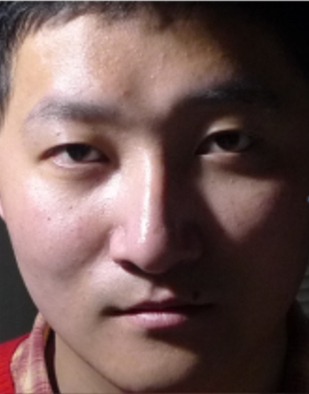
#> input picture process/darkFace.png, 309 x 394 px
$ python lightCompensation.py
#> lines starting #> are read from the running program, lines starting #| are printed output that depends on the picture
#> further down, image is the input picture: shape (394, 309, 3); mean B, G, R 84.4, 87.7, 112.5
# [75 lines of commented-out code are left out]


import cv2
import numpy as np

def light_compensation(image, block_size, alpha=1.0, beta=0.0):
    # 分离 BGR 通道
#> called with block_size = 16, alpha = 0.5, beta = 10
    b, g, r = cv2.split(image)
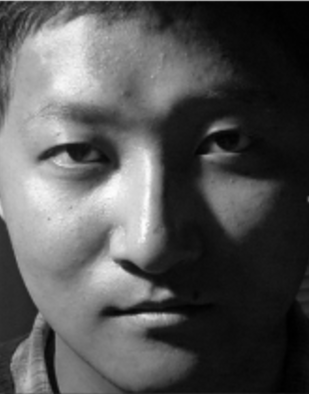
#> b: shape (394, 309); min 0, max 253, mean 84.4
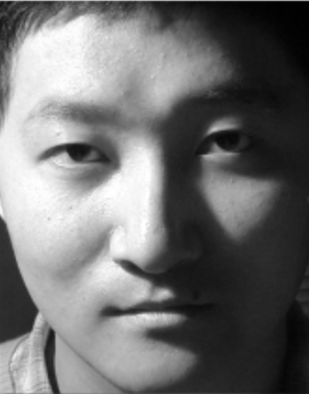
#> r: shape (394, 309); min 0, max 255, mean 112.5

    # 对每个通道进行处理
    b = process_channel(b, block_size, alpha, beta)
    g = process_channel(g, block_size, alpha, beta)
    r = process_channel(r, block_size, alpha, beta)

    # 合并处理后的通道
    compensated_image = cv2.merge((b, g, r))

    return compensated_image

def process_channel(channel, block_size, alpha, beta):
    # 计算图像的平均灰度值
#> called with block_size = 16, alpha = 0.5, beta = 10
    average = np.mean(channel)
#> average = 84.43

    # 计算新的行列数
    rows_new = int(np.ceil(channel.shape[0] / block_size))
#> rows_new = 25
    cols_new = int(np.ceil(channel.shape[1] / block_size))
#> cols_new = 20

    # 初始化子块亮度矩阵
    block_image = np.zeros((rows_new, cols_new), dtype=np.float32)

    # 遍历子块并计算每个子块的平均灰度值
    for i in range(rows_new):
        for j in range(cols_new):
            row_min = i * block_size
            row_max = min((i + 1) * block_size, channel.shape[0])
            col_min = j * block_size
            col_max = min((j + 1) * block_size, channel.shape[1])

            image_roi = channel[row_min:row_max, col_min:col_max]
            temaver = np.mean(image_roi)
            block_image[i, j] = temaver

    # 计算子块的亮度差值矩阵
    block_image = block_image - average

    # 将差值矩阵差值成与原图一样大小的亮度分布矩阵
    block_image_resized = cv2.resize(block_image, (channel.shape[1], channel.shape[0]), interpolation=cv2.INTER_CUBIC)

    # 计算矫正后的图像
    channel_float = channel.astype(np.float32)
    dst = channel_float - alpha * block_image_resized + beta
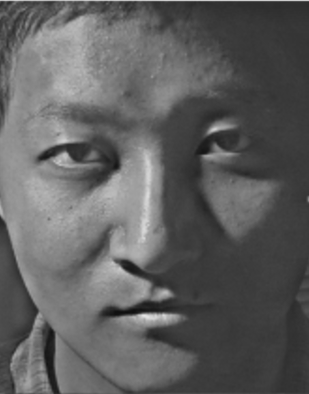
#> dst: shape (394, 309) float32; min 15.54, max 228.7, mean 95.8
    dst = np.clip(dst, 0, 255)  # 限制像素值在0-255之间
    dst = dst.astype(np.uint8)

    return dst

def invoke(img):
    return light_compensation(img, 16, 0.4, 10.0)

if __name__ == '__main__':
    image = cv2.imread('darkFace.png')
    block_size = 16  # 你可以根据需要调整块大小
    alpha = 0.5  # 调整补偿强度
    beta = 10.0  # 调整亮度偏移
    compensated_image = light_compensation(image, block_size, alpha, beta)
#> call 2 of process_channel, with block_size = 16, alpha = 0.5, beta = 10
#> in process_channel (call 2), `average = np.mean(channel)`: average = 87.72
#> in process_channel (call 2), `block_image = block_image - average`:
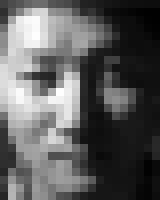
#> block_image: shape (25, 20) float32 (shown 8 times larger); min -86.79, max 143.7, mean -2.9; drawn with min black and max white
#> call 3 of process_channel, with block_size = 16, alpha = 0.5, beta = 10
#> in process_channel (call 3), `average = np.mean(channel)`: average = 112.5
#> in process_channel (call 3), `block_image_resized = cv2.resize(block_image, (channel.shape[1], chann..`:
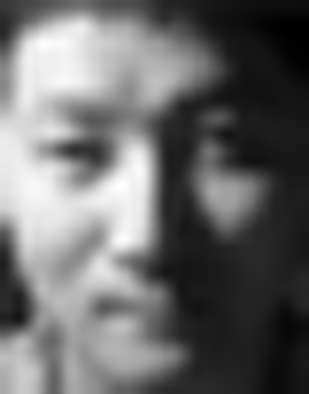
#> block_image_resized: shape (394, 309) float32; min -112.2, max 147.3, mean -3.4; drawn with min black and max white
#> in process_channel (call 3), `dst = channel_float - alpha * block_image_resized + beta`:
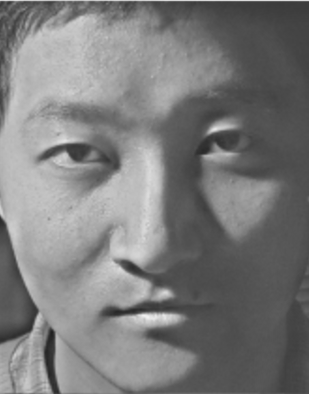
#> dst: shape (394, 309) float32; min 33.71, max 240.5, mean 124.2
#> in light_compensation, `compensated_image = cv2.merge((b, g, r))`:
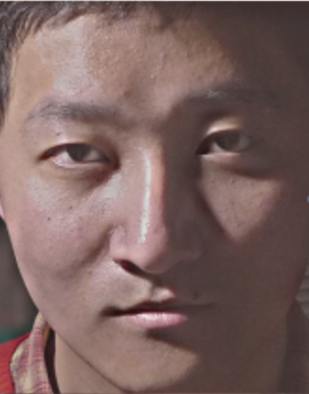
#> compensated_image: shape (394, 309, 3); mean B, G, R 95.3, 98.6, 123.7

    cv2.imshow('Original Image', image)
    cv2.imshow('Compensated Image', compensated_image)
    cv2.waitKey(0)
    cv2.destroyAllWindows()

$ run again, with process/lightFace.png copied over process/darkFace.png
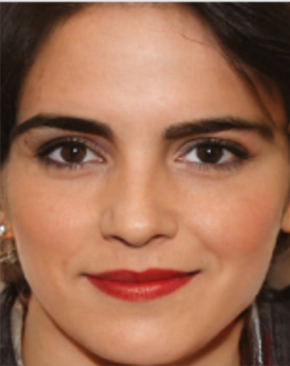
#> input picture process/lightFace.png, 290 x 366 px
#> image is the input picture: shape (366, 290, 3); mean B, G, R 83.2, 108.4, 157.4
#> average = 83.18
#> average = 108.4
#> in process_channel (call 2), `dst = channel_float - alpha * block_image_resized + beta`:
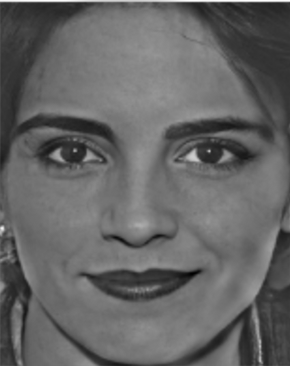
#> dst: shape (366, 290) float32; min 21.26, max 269.2, mean 119.9; drawn with min black and max white
#> in light_compensation, `compensated_image = cv2.merge((b, g, r))`:
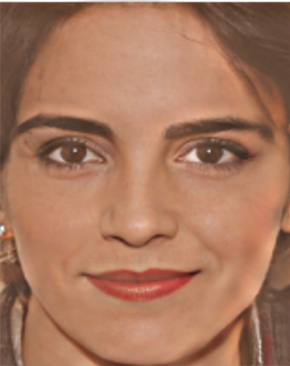
#> compensated_image: shape (366, 290, 3); mean B, G, R 93.9, 119.4, 169
